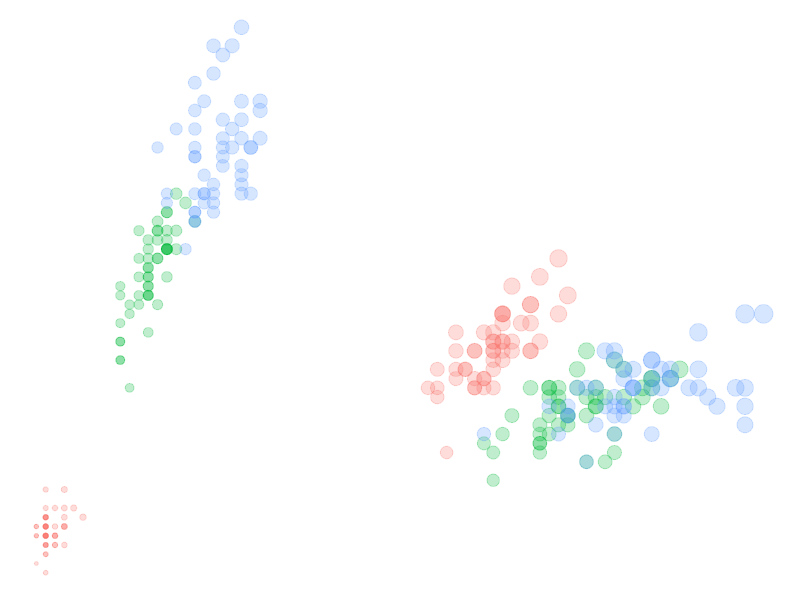

This figure's R source: (Note: this script raises an error after producing the figure.)
# Libraries
library(ggplot2)
library(dplyr)

# The dataset is provided in the gapminder library


data <- iris

# Most basic bubble plot
data %>%
  mutate(country = factor(Species),
         SepArea=Sepal.Width*Sepal.Length,
         PetArea=Petal.Length*Petal.Width) %>%
  ggplot(aes(x=Sepal.Length, y=Sepal.Width, size=SepArea, color=Species)) +
  geom_point(alpha=0.25,show.legend = FALSE) +
  geom_point(alpha=0.25,aes(y=Petal.Length, x=Petal.Width, size=PetArea, color=Species),show.legend = FALSE) +
  theme_void()


genData <- function(x) runif(500)

data <- replicate(5,genData())
colnames(data) <- letters[1:ncol(data)]
data <- tibble(data,'ids'=seq(1,nrow(data)))

tibble(data) %>% pivot_longer(!ids,cols=c(a,b))

data = anscombe %>%
  pivot_longer(everything(),
               names_to = c(".value", "set"),
               names_pattern = "(.)(.)"
  )

data %>% mutate(z=x*y,
                w=sin(x),
                v=tan(y)) %>%
  ggplot(aes(x=x, y=y, size=z, color=set)) +
  geom_point(alpha=0.15,show.legend = FALSE) +
  geom_point(aes(x=y,y=x,size=w**2),alpha=0.75,show.legend = FALSE) +
  geom_point(aes(x=w/2,y=v*w,size=1/z**2),alpha=0.45,show.legend = FALSE) +
  geom_point(aes(x=v,y=w,size=z**2),alpha=0.45,show.legend = FALSE) +
  theme_void()  
